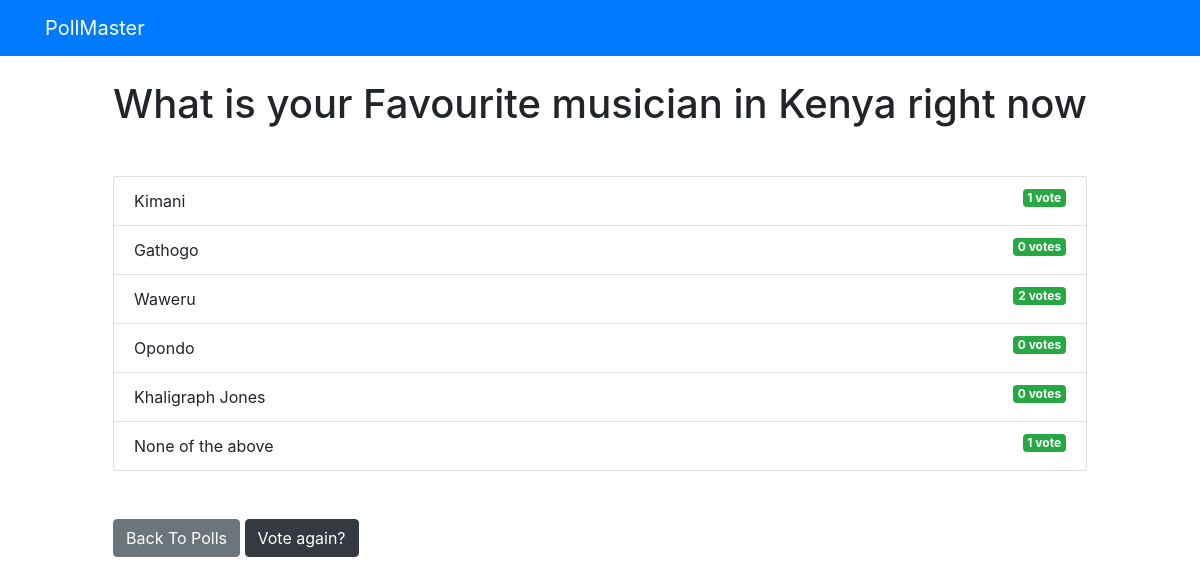
Page /polls/1/results/ on the committed database.
### polls/models.py (models this page shows, shortened)
class Question(models.Model):
    question_text = models.CharField(max_length=200)
    pub_date = models.DateTimeField('date published')

class Choice(models.Model):
    question = models.ForeignKey(Question, on_delete=models.CASCADE)
    choice_text = models.CharField(max_length=200)
    votes = models.IntegerField(default=0)

### polls/views.py (the view)
# urls.py: path('<int:question_id>/results/', views.results, name='results'),
def results(request, question_id):
    question = get_object_or_404(Question, pk=question_id)
    return render(request, 'polls/results.html', {'question': question})

### templates/polls/results.html
{% extends 'base.html' %}
{% block content %}
<h1 class="mb-5 text-center">{{ question.question_text }}</h1>
<ul class="list-group mb-5">
    {% for choice in question.choice_set.all %}
    <li class="list-group-item">
        {{ choice.choice_text }} <span class="badge badge-success float-right">{{ choice.votes }}
            vote{{ choice.votes | pluralize }}</span>
    </li>
    {% endfor %}
</ul>
<a class="btn btn-secondary" href="{% url 'polls:index' %}">Back To Polls</a>
<a class="btn btn-dark" href="{% url 'polls:detail' question.id %}">Vote again?</a>
{% endblock %}

### templates/base.html (shortened to what this page needs)
<!DOCTYPE html>
<html lang="en">
<head>
    <link rel="stylesheet" href="https://stackpath.bootstrapcdn.com/bootstrap/4.4.1/css/bootstrap.min.css"
>
</head>
<body>
    {% include 'partials/_navbar.html'%}
    <div class="container">
        <div class="row">
            <div class=".col-md-6 m-auto">
                {% block content %}{% endblock%}
            </div>
        </div>
    </div>
</body>
</html>

### templates/partials/_navbar.html
<nav class="navbar navbar-dark bg-primary mb-4">
    <div class="container">
        <a class="navbar-brand" href="/">PollMaster</a>
    </div>
</nav>

### rows in the picture
Question: question_text "What is your Favourite musician in Kenya right now"
Choice: choice_text "Kimani", votes "1"
Choice: choice_text "Gathogo", votes "0", votes|pluralize "s"
Choice: choice_text "Waweru", votes "2", votes|pluralize "s"
Choice: choice_text "Opondo", votes "0", votes|pluralize "s"
Choice: choice_text "Khaligraph Jones", votes "0", votes|pluralize "s"
Choice: choice_text "None of the above", votes "1"
